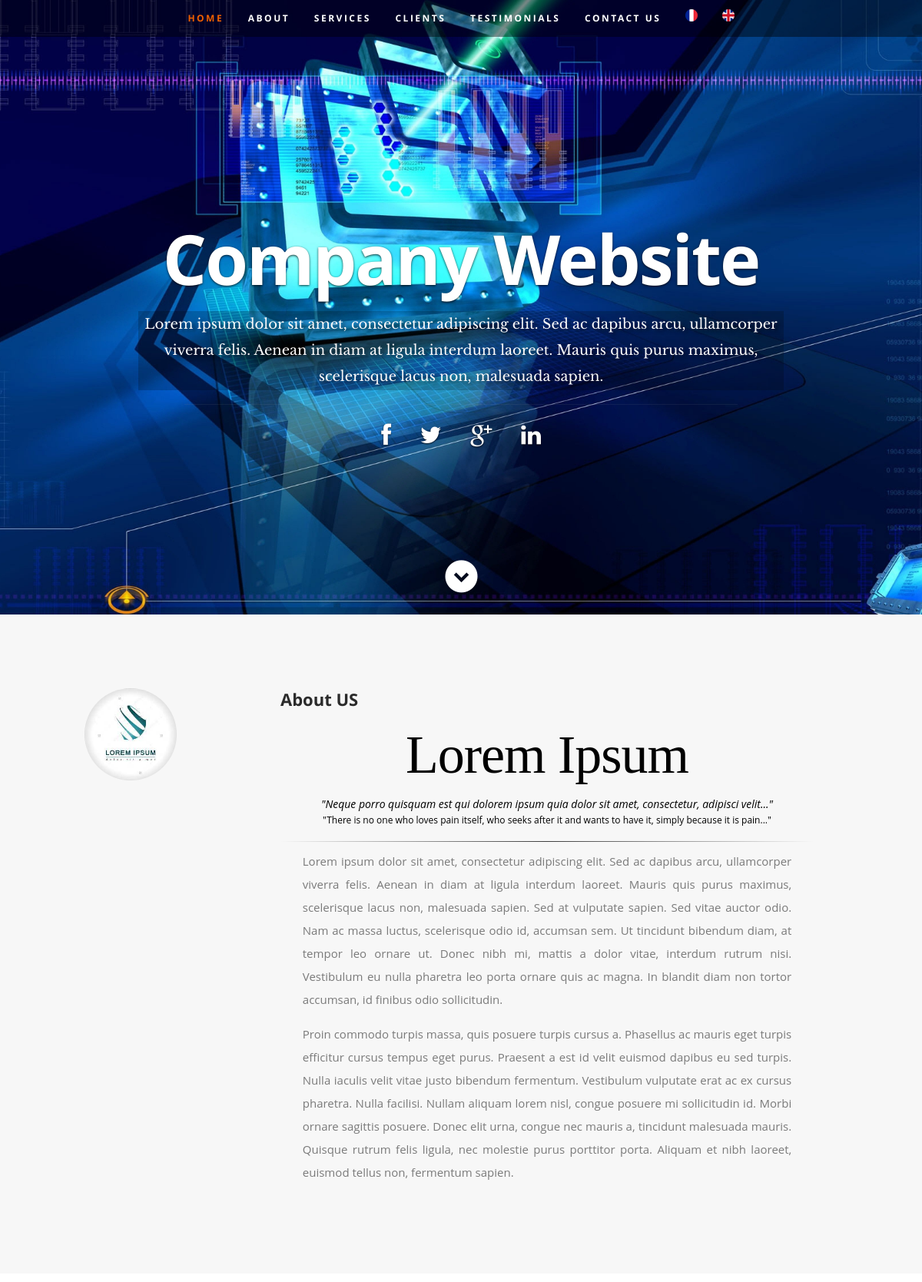
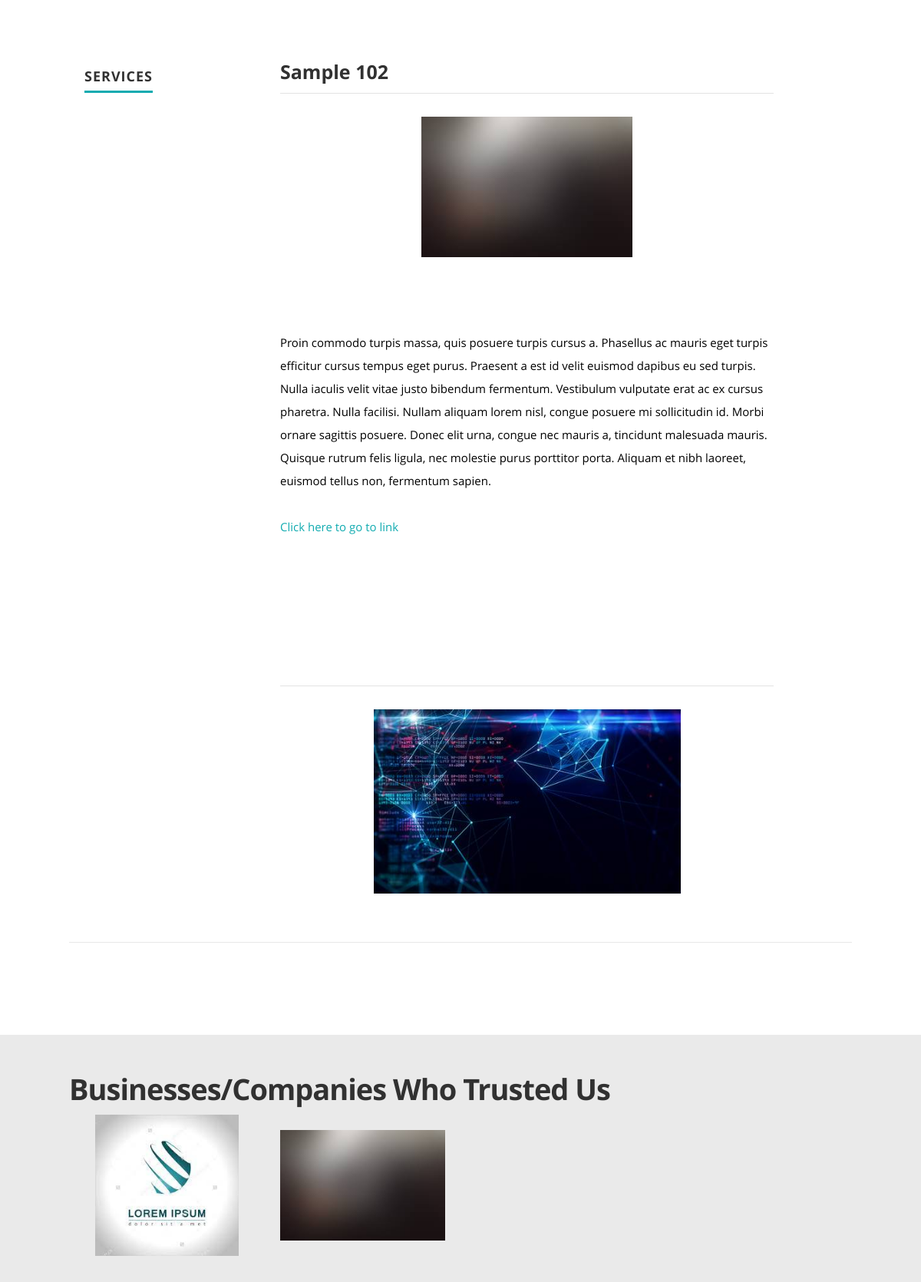
/en.php (upper part), run on the app's committed database (2 pictures, top to bottom).
### tables this page shows
CREATE TABLE `system_info` (
  `id` int(30) NOT NULL,
  `meta_field` text NOT NULL,
  `meta_value` text NOT NULL
);

CREATE TABLE `services` (
  `id` int(30) NOT NULL,
  `title` text NOT NULL,
  `title_en` text NOT NULL,
  `description_en` text NOT NULL,
  `description` text DEFAULT NULL,
  `file_path` text DEFAULT NULL,
  `date_created` datetime NOT NULL DEFAULT current_timestamp(),
  `date_updated` datetime DEFAULT NULL ON UPDATE current_timestamp()
);

CREATE TABLE `clients` (
  `id` int(30) NOT NULL,
  `company_name` varchar(250) NOT NULL,
  `description` text NOT NULL,
  `description_en` text NOT NULL,
  `file_path` text NOT NULL,
  `date_created` datetime NOT NULL DEFAULT current_timestamp(),
  `date_updated` datetime DEFAULT NULL ON UPDATE current_timestamp()
);

### classes/DBConnection.php (called while the page is built, shortened)
<?php
class DBConnection{
    private $host = DB_SERVER;
    private $username = DB_USERNAME;
    private $password = DB_PASSWORD;
    private $database = DB_NAME;
    public $conn;
    public function __construct(){
        if (!isset($this->conn)) {
            $this->conn = new mysqli($this->host, $this->username, $this->password, $this->database);
        }
    }
}
?>

### classes/SystemSettings.php (called while the page is built, shortened)
<?php
class SystemSettings extends DBConnection{
	function load_system_info(){
		if(!isset($_SESSION['system_info'])){
			$sql = "SELECT * FROM system_info";
			$qry = $this->conn->query($sql);
		}
	}
	function info($field=''){
		if(!empty($field)){
			if(isset($_SESSION['system_info'][$field]))
				return $_SESSION['system_info'][$field];
			else
				return false;
		}else{
			return false;
		}
	}
}
$_settings = new SystemSettings();
$_settings->load_system_info();
?>

### config.php (called while the page is built, shortened)
<?php
require_once('classes/DBConnection.php');
require_once('classes/SystemSettings.php');
function validate_image($file){
	if(!empty($file)){
		if(is_file(base_app.$file)){
			return base_url.$file;
		}else{
			return base_url.'dist/img/no-image-available.png';
		}
	}else{
		return base_url.'dist/img/no-image-available.png';
	}
}
?>

### en.php (the view, shortened to what this page needs)
<?php require_once('config.php'); ?>
<!DOCTYPE html>
<html lang="en" class="" style="height: auto;">
<?php require_once('inc/header.php') ?>
<body>
<header id="home" style="background: #161415 url(<?php echo validate_image($_settings->info('banner')) ?>) no-repeat top center;">
    <nav id="nav-wrap">
        <ul id="nav" class="nav">
            <li class="current"><a class="smoothscroll" href="#home">Home</a></li>
            <li><a class="smoothscroll" href="#about">About</a></li>
            <li><a class="smoothscroll" href="#resume">Services</a></li>
            <li><a class="smoothscroll" href="#clients">Clients</a></li>
            <li><a class="smoothscroll" href="#testimonials">Testimonials</a></li>
            <li><a class="smoothscroll" href="#contact_us">Contact Us</a></li>
            <li>
                <a href="./">
                    <img src="<?php echo validate_image("/profile_asset/images/fr.png") ?>" >
                </a>
            </li>
            <li>
                <a href="./?lang=en">
                    <img src="<?php echo validate_image("/profile_asset/images/en.png") ?>" >
                </a>
            </li>
        </ul>
    </nav>
    <?php
    $c_qry = $conn->query("SELECT * FROM contacts");
    while($row = $c_qry->fetch_assoc()){
        $contact[$row['meta_field']] = $row['meta_value'];
    }
    ?>
    <div class="row banner">
        <div class="banner-text">
            <h1 class="responsive-headline"><?php echo $_settings->info('name') ?></h1>
            <h3><?php echo stripslashes($_settings->info('welcome_message')) ?></h3>
            <hr />
            <ul class="social">
                <li><a target="_blank" href="<?php echo $contact['facebook'] ?>"><i class="fa fa-facebook"></i></a></li>
                <li><a target="_blank" href="<?php echo $contact['twitter'] ?>"><i class="fa fa-twitter"></i></a></li>
                <li><a target="_blank" href="mailto:<?php echo $contact['email'] ?>"><i class="fa fa-google-plus"></i></a></li>
                <li><a target="_blank" href="<?php echo $contact['linkin'] ?>"><i class="fa fa-linkedin"></i></a></li>
            </ul>
        </div>
    </div>
    <p class="scrolldown">
        <a class="smoothscroll" href="#about"><i class="icon-down-circle"></i></a>
    </p>
</header>
<section id="about" style="background:#f7f7f7 !important">
    <div class="row">
        <div class="three columns">
            <img class="profile-pic"  src="<?php echo validate_image($_settings->info('logo')) ?>" alt="" />
        </div>
        <div class="nine columns main-col">
            <h2>About US</h2>
            <div id="about_me"><?php include "about_en.html"; ?></div>
            <div class="row">
                <div class="columns contact-details">
                </div>
                <div class="columns download">
                </div>
            </div>
        </div>
    </div>
</section>
<section id="resume">
    <div class="row education">
        <div class="three columns header-col">
            <h1><span>Services</span></h1>
        </div>
        <div class="nine columns main-col">
            <?php
            $e_qry = $conn->query("SELECT * FROM services order by title asc");
            while($row = $e_qry->fetch_assoc()):
                ?>
                <div class="row item">
                    <div class="twelve columns">
                        <h3><?php echo $row['title_en'] ?></h3>
                        <hr>
                        <img src="<?php echo validate_image($row['file_path']) ?>" alt="" class="img-fluid service-img-view">
                        <p>
                            <?php echo stripslashes(html_entity_decode($row['description_en'])) ?>
                        </p>
                    </div>
                </div>
            <?php endwhile; ?>
        </div>
    </div>
</section>
<section id="clients" style="padding-top:5rem; background: #eaeaea;">
    <div class="row">
        <div class="twelve columns collapsed">
            <h1>Businesses/Companies Who Trusted Us</h1>
            <div id="portfolio-wrapper" class="bgrid-quarters s-bgrid-thirds cf">
                <?php
                $p_qry = $conn->query("SELECT * FROM clients order by company_name asc");
                while($row = $p_qry->fetch_assoc()):
                    ?>
                    <div class="columns portfolio-item">
                        <div class="item-wrap">
                            <a href="#modal-<?php echo $row['id'] ?>" title="">
                                <img alt="" src="<?php echo validate_image($row['file_path']) ?>">
                            </a>
                        </div>
                    </div>
                <?php endwhile; ?>
            </div>
        </div>
    </div>
</section>
</body>
</html>

### profile_asset/css/default.css (style rules this page uses)
html, body, div, span, object, iframe, h1, h2, h3, h4, h5, h6, p, blockquote, pre, abbr, address, cite, code, del, dfn, em, img, ins, kbd, q, samp, small, strong, sub, sup, var, b, i, dl, dt, dd, ol, ul, li, fieldset, form, label, legend, table, caption, tbody, tfoot, thead, tr, th, td, article, aside, canvas, details, figcaption, figure, footer, header, hgroup, menu, nav, section, summary, time, mark, audio, video { margin: 0; padding: 0; border: 0; outline: 0; font-size: 100%; vertical-align: baseline; background: transparent; }
article,aside,details,figcaption,figure, footer,header,hgroup,menu,nav,section { display: block; }
*, *:before, *:after { -moz-box-sizing: border-box; -webkit-box-sizing: border-box; box-sizing: border-box; }
html { font-size: 62.5%; -webkit-font-smoothing: antialiased; }
body { background: #fff; font-family: 'opensans-regular', sans-serif; font-weight: normal; font-size: 15px; line-height: 30px; color: #838C95; -webkit-font-smoothing: antialiased; -webkit-text-size-adjust: 100%; }
h1, h2, h3, h4, h5, h6 { color: #313131; font-family: 'opensans-bold', sans-serif; font-weight: normal; }
h1 { font-size: 38px; line-height: 42px; margin-bottom: 12px; letter-spacing: -1px; }
h2 { font-size: 28px; line-height: 36px; margin-bottom: 6px; }
h3 { font-size: 22px; line-height: 30px; margin-bottom: 12px; }
h4 { font-size: 20px; line-height: 30px; margin-bottom: 6px; }
h5 { font-size: 18px; line-height: 30px; }
p { margin: 0 0 30px 0; }
hr { border: solid #E3E3E3; border-width: 1px 0 0; clear: both; margin: 11px 0 30px; height: 0; }
a, a:visited { text-decoration: none; outline: 0; color: #11ABB0; -webkit-transition: color .3s ease-in-out; -moz-transition: color .3s ease-in-out; -o-transition: color .3s ease-in-out; transition: color .3s ease-in-out; }
p a, p a:visited { line-height: inherit; }
ul, ol { margin-bottom: 24px; margin-top: 12px; }
ul { list-style: none outside; }
li { line-height: 18px; margin-bottom: 12px; }
img { max-width: 100%; height: auto; }
.row { width: 96%; max-width: 1020px; margin: 0 auto; }
.row .row { width: auto; max-width: none; margin: 0 -20px; }
.row:before, .row:after { content: " "; display: table; }
.row:after { clear: both; }
.column, .columns { position: relative; padding: 0 20px; min-height: 1px; float: left; }
.row.collapsed > .column, .row.collapsed > .columns, .column.collapsed, .columns.collapsed { padding: 0; }
[class*="column"] + [class*="column"]:last-child { float: right; }
.row .three { width: 25%; }
.row .nine { width: 75%; }
.row .twelve { width: 100%; }
.bgrid-quarters [class*="column"] { width: 25%; }
[class*="bgrid"] [class*="column"] + [class*="column"]:last-child { float: left; }
.cf:before, .cf:after { content: " "; display: table; }
.cf:after { clear: both; }

### en.php (style rules this page uses)
#about h2 { color: #2b2b2b; }

### data on the page
system_info: meta_value (picture)
services: title_en "Sample 102", file_path (picture), description_en "Proin commodo turpis massa, quis posuere turpis cursus a. Phasellus ac mauris eget turpis efficitur cursus tempus eget purus. Praesent a est id velit euismod dapibus eu sed turpis. Nulla iaculis velit vitae justo bibendum fermentum. Vestibulum vulputate erat ac ex cursus pharetra. Nulla facilisi. Nullam aliquam lorem nisl, congue posuere mi sollicitudin id. Morbi ornare sagittis posuere. Donec elit urna, congue nec mauris a, tincidunt malesuada mauris. Quisque rutrum felis ligula, nec molestie purus porttitor porta. Aliquam et nibh laoreet, euismod tellus non, fermentum sapien. Click here to go to link"
services: file_path (picture)
clients: file_path (picture)
clients: file_path (picture)

### other printed values
$_settings->info('name') "Company Website"
